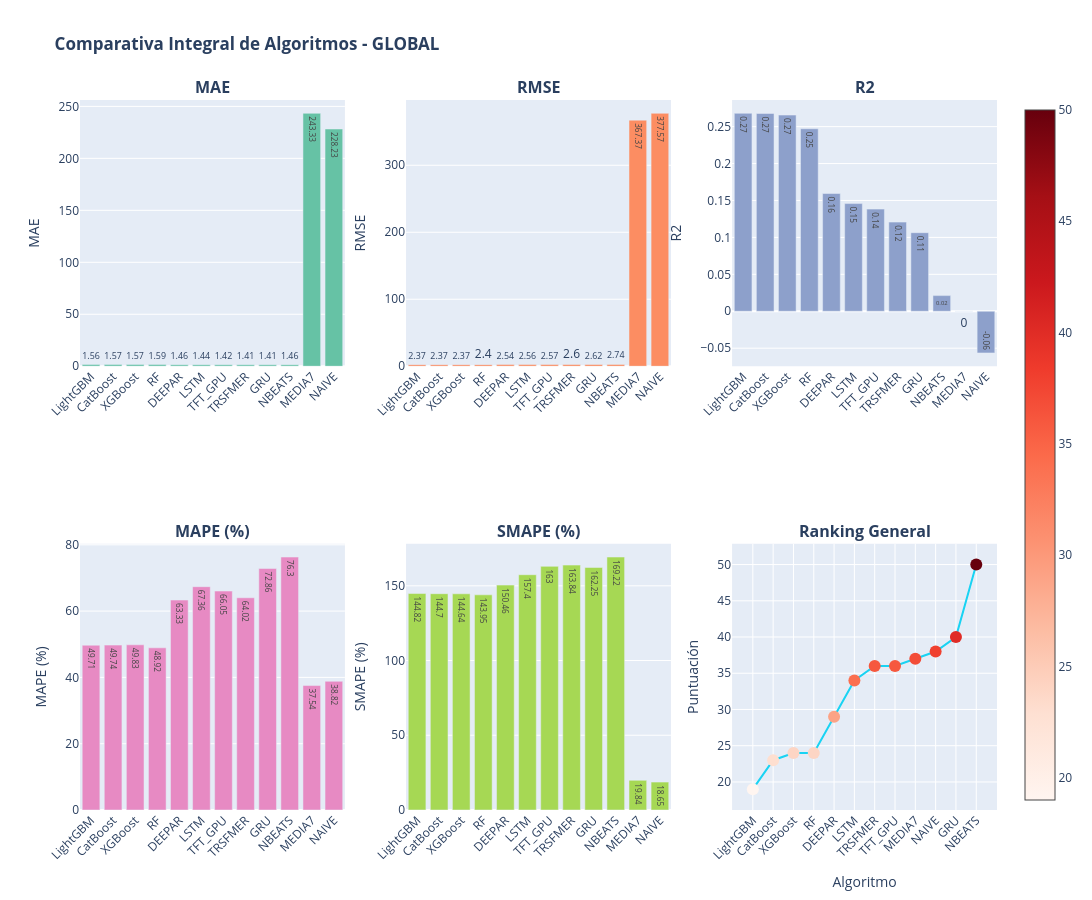

Notebook source saved alongside this figure:
### Markdown cell above
# COMPARATIVOS POR MÉTRICA MODELOs GLOBALES

### Code cell
# ============================================================================
# GRÁFICOS COMPARATIVOS DE ALGORITMOS POR MÉTRICA
# ============================================================================

print("\n" + "="*100)
print("📈 GRÁFICOS COMPARATIVOS DE ALGORITMOS")
print("="*100)

# Crear figura con subplots para cada métrica
fig_comparativa = make_subplots(
    rows=2, cols=3,
    subplot_titles=[f"<b>{m}</b>" for m in METRICAS_COMPARACION + ['Ranking General']],
    specs=[[{"type": "bar"}, {"type": "bar"}, {"type": "bar"}],
           [{"type": "bar"}, {"type": "bar"}, {"type": "scatter"}]]
)

# Datos ordenados por RMSE para consistencia
df_global_sorted = df_global.sort_values('RMSE')
colores = px.colors.qualitative.Set2

row_col_positions = [(1, 1), (1, 2), (1, 3), (2, 1), (2, 2), (2, 3)]

for idx, metrica in enumerate(METRICAS_COMPARACION):
    row, col = row_col_positions[idx]
    
    # Crear barplot
    fig_comparativa.add_trace(
        go.Bar(
            x=df_global_sorted['Algoritmo'],
            y=df_global_sorted[metrica],
            name=metrica,
            marker_color=colores[idx % len(colores)],
            text=df_global_sorted[metrica].round(2),
            textposition='auto',
            showlegend=False
        ),
        row=row, col=col
    )
    
    fig_comparativa.update_yaxes(title_text=metrica, row=row, col=col)
    fig_comparativa.update_xaxes(tickangle=-45, row=row, col=col)

# Agregar gráfico de ranking general
df_ranking_general = df_rankings.sort_values('PUNTUACIÓN_TOTAL')
fig_comparativa.add_trace(
    go.Scatter(
        x=df_ranking_general.index,
        y=df_ranking_general['PUNTUACIÓN_TOTAL'],
        mode='markers+lines',
        marker=dict(size=12, color=df_ranking_general['PUNTUACIÓN_TOTAL'], 
                   colorscale='Reds', showscale=True),
        name='Puntuación Total',
        text=[f"Rank: {int(v)}" for v in df_ranking_general['PUNTUACIÓN_TOTAL']],
        textposition="top center",
        showlegend=False
    ),
    row=2, col=3
)

fig_comparativa.update_yaxes(title_text="Puntuación", row=2, col=3)
fig_comparativa.update_xaxes(title_text="Algoritmo", tickangle=-45, row=2, col=3)

fig_comparativa.update_layout(
    title_text="<b>Comparativa Integral de Algoritmos - GLOBAL</b>",
    height=900,
    width=1600,
    showlegend=False
)

fig_comparativa.show()

### Figure 1 — Plotly figure (JSON) as saved in the notebook; plotly's stock layout.template omitted (floating-point values rounded to 4 significant figures)
{"data": [{"marker": {"color": "rgb(102,194,165)"}, "name": "MAE", "showlegend": false, "text": [1.56, 1.57, 1.57, 1.59, 1.46, 1.44, 1.42, 1.41, 1.41, 1.46, 243.3, 228.2], "textposition": "auto", "type": "bar", "x": ["LightGBM", "CatBoost", "XGBoost", "RF", "DEEPAR", "LSTM", "TFT_GPU", "TRSFMER", "GRU", "NBEATS", "MEDIA7", "NAIVE"], "xaxis": "x", "y": [1.564, 1.57, 1.566, 1.591, 1.457, 1.443, 1.415, 1.406, 1.41, 1.461, 243.3, 228.2], "yaxis": "y"}, {"marker": {"color": "rgb(252,141,98)"}, "name": "RMSE", "showlegend": false, "text": [2.37, 2.37, 2.37, 2.4, 2.54, 2.56, 2.57, 2.6, 2.62, 2.74, 367.4, 377.6], "textposition": "auto", "type": "bar", "x": ["LightGBM", "CatBoost", "XGBoost", "RF", "DEEPAR", "LSTM", "TFT_GPU", "TRSFMER", "GRU", "NBEATS", "MEDIA7", "NAIVE"], "xaxis": "x2", "y": [2.368, 2.369, 2.372, 2.402, 2.538, 2.558, 2.57, 2.596, 2.617, 2.739, 367.4, 377.6], "yaxis": "y2"}, {"marker": {"color": "rgb(141,160,203)"}, "name": "R2", "showlegend": false, "text": [0.27, 0.27, 0.27, 0.25, 0.16, 0.15, 0.14, 0.12, 0.11, 0.02, -0.0, -0.06], "textposition": "auto", "type": "bar", "x": ["LightGBM", "CatBoost", "XGBoost", "RF", "DEEPAR", "LSTM", "TFT_GPU", "TRSFMER", "GRU", "NBEATS", "MEDIA7", "NAIVE"], "xaxis": "x3", "y": [0.268, 0.2678, 0.2656, 0.2471, 0.1594, 0.1458, 0.1383, 0.1207, 0.1064, 0.0212, -0.0001, -0.0564], "yaxis": "y3"}, {"marker": {"color": "rgb(231,138,195)"}, "name": "MAPE (%)", "showlegend": false, "text": [49.71, 49.74, 49.83, 48.92, 63.33, 67.36, 66.05, 64.02, 72.86, 76.3, 37.54, 38.82], "textposition": "auto", "type": "bar", "x": ["LightGBM", "CatBoost", "XGBoost", "RF", "DEEPAR", "LSTM", "TFT_GPU", "TRSFMER", "GRU", "NBEATS", "MEDIA7", "NAIVE"], "xaxis": "x4", "y": [49.71, 49.74, 49.83, 48.92, 63.33, 67.36, 66.05, 64.02, 72.86, 76.3, 37.54, 38.82], "yaxis": "y4"}, {"marker": {"color": "rgb(166,216,84)"}, "name": "SMAPE (%)", "showlegend": false, "text": [144.8, 144.7, 144.6, 143.9, 150.5, 157.4, 163.0, 163.8, 162.2, 169.2, 19.84, 18.65], "textposition": "auto", "type": "bar", "x": ["LightGBM", "CatBoost", "XGBoost", "RF", "DEEPAR", "LSTM", "TFT_GPU", "TRSFMER", "GRU", "NBEATS", "MEDIA7", "NAIVE"], "xaxis": "x5", "y": [144.8, 144.7, 144.6, 143.9, 150.5, 157.4, 163.0, 163.8, 162.2, 169.2, 19.84, 18.65], "yaxis": "y5"}, {"marker": {"color": [19, 23, 24, 24, 29, 34, 36, 36, 37, 38, 40, 50], "colorscale": [[0, "rgb(255,245,240)"], [0.125, "rgb(254,224,210)"], [0.25, "rgb(252,187,161)"], [0.375, "rgb(252,146,114)"], [0.5, "rgb(251,106,74)"], [0.625, "rgb(239,59,44)"], [0.75, "rgb(203,24,29)"], [0.875, "rgb(165,15,21)"], [1, "rgb(103,0,13)"]], "showscale": true, "size": 12}, "mode": "markers+lines", "name": "Puntuación Total", "showlegend": false, "text": ["Rank: 19", "Rank: 23", "Rank: 24", "Rank: 24", "Rank: 29", "Rank: 34", "Rank: 36", "Rank: 36", "Rank: 37", "Rank: 38", "Rank: 40", "Rank: 50"], "textposition": "top center", "type": "scatter", "x": ["LightGBM", "CatBoost", "XGBoost", "RF", "DEEPAR", "LSTM", "TRSFMER", "TFT_GPU", "MEDIA7", "NAIVE", "GRU", "NBEATS"], "xaxis": "x6", "y": [19, 23, 24, 24, 29, 34, 36, 36, 37, 38, 40, 50], "yaxis": "y6"}], "layout": {"annotations": [{"font": {"size": 16}, "showarrow": false, "text": "<b>MAE</b>", "x": 0.1444, "xanchor": "center", "xref": "paper", "y": 1, "yanchor": "bottom", "yref": "paper"}, {"font": {"size": 16}, "showarrow": false, "text": "<b>RMSE</b>", "x": 0.5, "xanchor": "center", "xref": "paper", "y": 1, "yanchor": "bottom", "yref": "paper"}, {"font": {"size": 16}, "showarrow": false, "text": "<b>R2</b>", "x": 0.8556, "xanchor": "center", "xref": "paper", "y": 1, "yanchor": "bottom", "yref": "paper"}, {"font": {"size": 16}, "showarrow": false, "text": "<b>MAPE (%)</b>", "x": 0.1444, "xanchor": "center", "xref": "paper", "y": 0.375, "yanchor": "bottom", "yref": "paper"}, {"font": {"size": 16}, "showarrow": false, "text": "<b>SMAPE (%)</b>", "x": 0.5, "xanchor": "center", "xref": "paper", "y": 0.375, "yanchor": "bottom", "yref": "paper"}, {"font": {"size": 16}, "showarrow": false, "text": "<b>Ranking General</b>", "x": 0.8556, "xanchor": "center", "xref": "paper", "y": 0.375, "yanchor": "bottom", "yref": "paper"}], "height": 900, "showlegend": false, "title": {"text": "<b>Comparativa Integral de Algoritmos - GLOBAL</b>"}, "width": 1600, "xaxis": {"anchor": "y", "domain": [0, 0.2889], "tickangle": -45}, "xaxis2": {"anchor": "y2", "domain": [0.3556, 0.6444], "tickangle": -45}, "xaxis3": {"anchor": "y3", "domain": [0.7111, 1], "tickangle": -45}, "xaxis4": {"anchor": "y4", "domain": [0, 0.2889], "tickangle": -45}, "xaxis5": {"anchor": "y5", "domain": [0.3556, 0.6444], "tickangle": -45}, "xaxis6": {"anchor": "y6", "domain": [0.7111, 1], "tickangle": -45, "title": {"text": "Algoritmo"}}, "yaxis": {"anchor": "x", "domain": [0.625, 1], "title": {"text": "MAE"}}, "yaxis2": {"anchor": "x2", "domain": [0.625, 1], "title": {"text": "RMSE"}}, "yaxis3": {"anchor": "x3", "domain": [0.625, 1], "title": {"text": "R2"}}, "yaxis4": {"anchor": "x4", "domain": [0, 0.375], "title": {"text": "MAPE (%)"}}, "yaxis5": {"anchor": "x5", "domain": [0, 0.375], "title": {"text": "SMAPE (%)"}}, "yaxis6": {"anchor": "x6", "domain": [0, 0.375], "title": {"text": "Puntuación"}}}}
